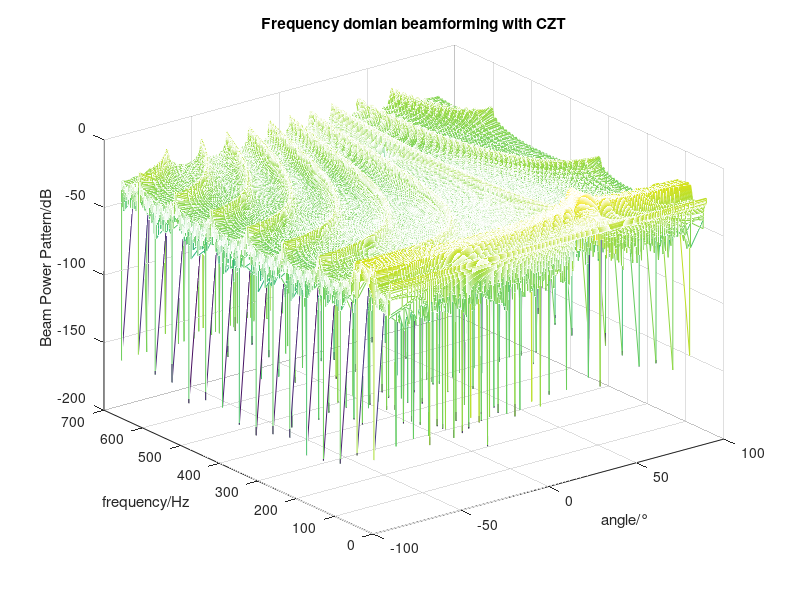

Reproduce this figure in MATLAB.

clc
clear
close all

%宽带波束形成

%创建信号（LFM）
f=60;%信号的中心频率
T=5;%信号的持续时间
B=20;%信号的扩展带宽
K=B/T;%调频斜率（chirp slope）
Fs=10*(f+B/2);%采样频率
Ts=1/Fs;%sampling frequency and sample spacing
N=T/Ts;%采样点数
c=1500;%声信号的传播速度

t=linspace(-T/2,T/2,N);%信号的持续时间
St=exp(1i*2*pi*(f*t+K*t.^2));%原始信号

%对线性调频信号做fft
num_fft=2^nextpow2(N);%做傅里叶变化的点数选择离信号点数的
fft_St=fft(St,num_fft,2);
M=32;%阵元32
theta=30;%信号方向
f_max=(f+B/2);
lambda=c/f_max;%波长选择最大频率计算
d=lambda/2;%阵元间距

%实际频率分布
f_distribute=(1:1:num_fft)*Fs/num_fft;
%信号时延
tao=d*(0:1:M-1)*sind(theta)/c;
%信号流行矩阵
Af=exp(-1i*2*pi*f_distribute.'*tao);
%产生均值为0，方差为1，服从高斯正太分布的白噪声，然后做fft
noise=0*randn(M,N);
fft_noise=fft(noise,num_fft,2);

%接收信号做完fft之后的结果
Signal_add_noise_f=diag(fft_St)*Af+fft_noise.';
%一般不对角度进行搜索而是对sin（theta）
sin_theta=-1:1/(4*M):1;

Power_signal_f=zeros(num_fft,length(sin_theta));

%%
% tic;
% %对每一个频率做常规波束形成
% for count=1:1:num_fft
%     %搜索导向矢量
%     Steer_matrix=exp(-1i*2*pi*f_distribute(count)*...
%         );
% end

%%
%使用czt的方法计算得到的波束形成
Power_signal_czt=zeros(num_fft,length(sin_theta));
delta_s=1/(4*M);
%一共有num_fft多点的频率
tic;
for cnt=1:1:num_fft
    %计算频率
    fk=f_distribute(cnt);
    %计算起始点
    A=exp(-1i*2*pi*fk*sin_theta(1)*d/c);
    %计算步长
    W=exp(1i*2*pi*fk*d*delta_s/c);
    %计算波束形成
    Power_signal_czt(cnt,:)=...
        czt(Signal_add_noise_f(cnt,:),8*M+1,W,A);
end
toc;

Log_Power2=10*log10(abs(Power_signal_czt)./max(max(abs(Power_signal_czt))));
figure(3)
[X,Y]=meshgrid(asind(sin_theta),f_distribute);
mesh(X,Y,Log_Power2);

title('Frequency domian beamforming with CZT')
xlabel('angle/°')
ylabel('frequency/Hz')
zlabel('Beam Power Pattern/dB')


